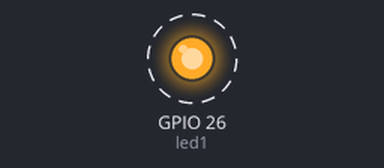
This program was run on a simulated ESP32 board running MicroPython. On the bench: output pins drawn as LEDs (lit = HIGH). Dashed ring = blinking. What the program prints to the serial console is not drawn.

Above: at 0.2 s.
Timing chart, 0 to 3.0 s (numbered marks = the images above):
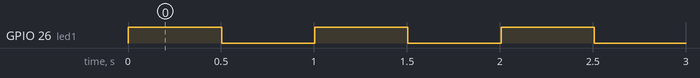

Measured:
- by itself, GPIO 26 (led1): alternates HIGH for 0.50 s and LOW for 0.50 s

The program:

nonblocking_symmetric.py
```python
# A small program showing how to implement a
# non-blocking toggle on/off delay on an LED
from machine import Pin
import time

########################################
# CONFIGURATION
pin_led1 = 26                          # The LED pin

duration = 500                         # Duration of LED on/off in ms

########################################
# OBJECTS
led1 = Pin(pin_led1, Pin.OUT)

########################################
# VARIABLES
next_time = 0                          # Non blocking flow control

########################################
# PROGRAM

print("LED1 non blocking symmetric toggle")

while True:
    if time.ticks_diff(time.ticks_ms(), next_time) > 0:
        led1.value(not led1.value())
        next_time = time.ticks_ms() + duration
```
